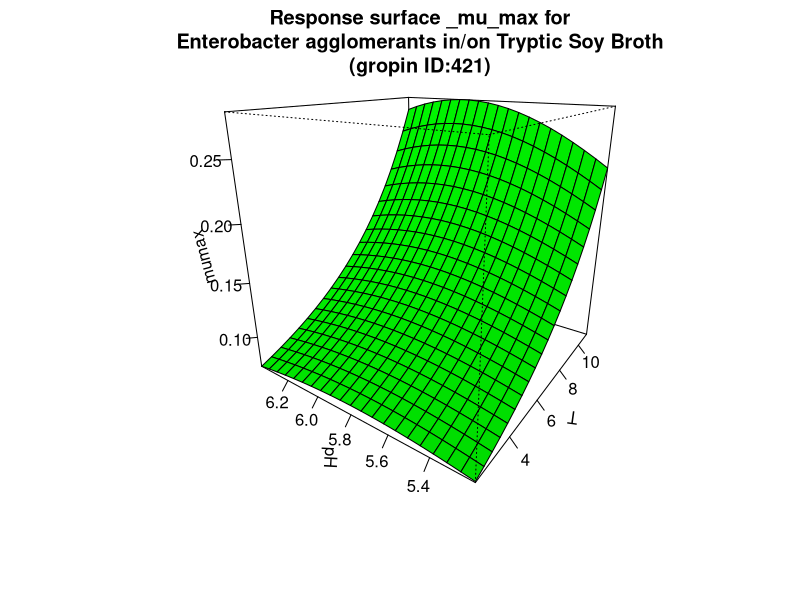

This chart was generated by the following R code:
#############################
# start of Parameter script
#############################
T <- seq(2.002,10.989010989011,length.out=21)
pH <- seq(5.2052,6.39360639360639,length.out=21)
#############################
# end of Parameter script
#############################
############################# 
# start of Model script Gropin ID 421 
#############################
 
# constant coefficients for this model
 
variables <- data.frame(T,pH)
argumentsPar <- unique.data.frame(expand.grid(variables))
 
# heart of the model
response_surface <- function(T,pH) {
   mumax <-exp(-12.65+0.004234*(T^2)-0.3024*(pH^2)+0.01535*T*pH-0.004356*T+3.467*pH)

	return(mumax=mumax)
} 

# output parameters
responseSurface <- cbind(argumentsPar,response_surface(argumentsPar['T'],argumentsPar['pH']))
colnames(responseSurface) <- c(colnames(argumentsPar),'mumax')
#############################
# End of Model script
#############################
############################# 
# start of Visualisation script Gropin ID 421 
#############################
titleText <-'Response surface _mu_max for
Enterobacter agglomerants in/on Tryptic Soy Broth
(gropin ID:421)'
persp(T,pH,matrix(unlist(responseSurface$'mumax'),nrow=21),col = 'green',xlab='T',ylab='pH',zlab='mumax',main=titleText,theta=305,phi=20,shade=0.25,ticktype = 'detailed')
#############################
# End of Visualisation script
#############################
